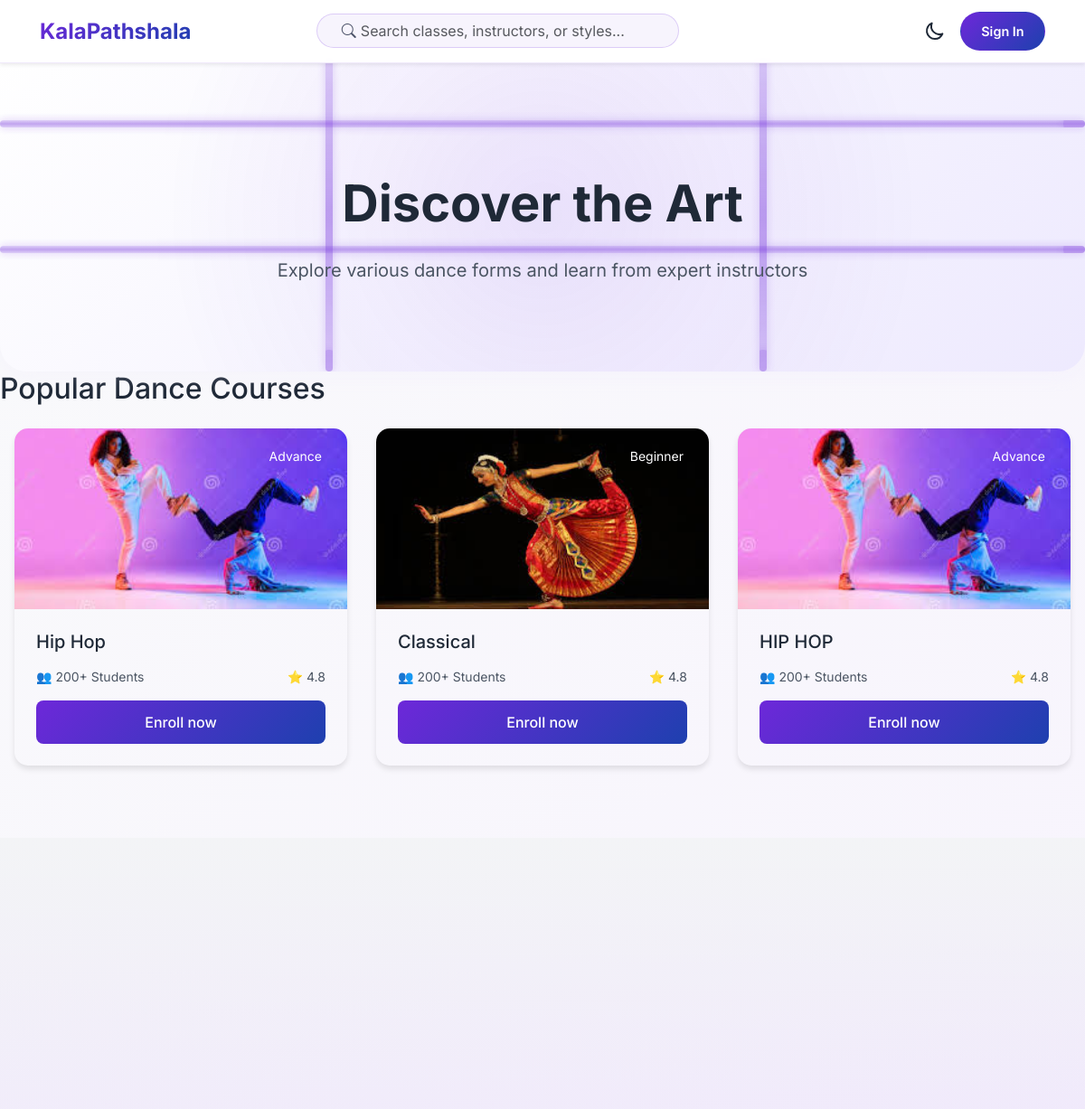
The app's page /courses/category/dance/hip-hop/, older data.
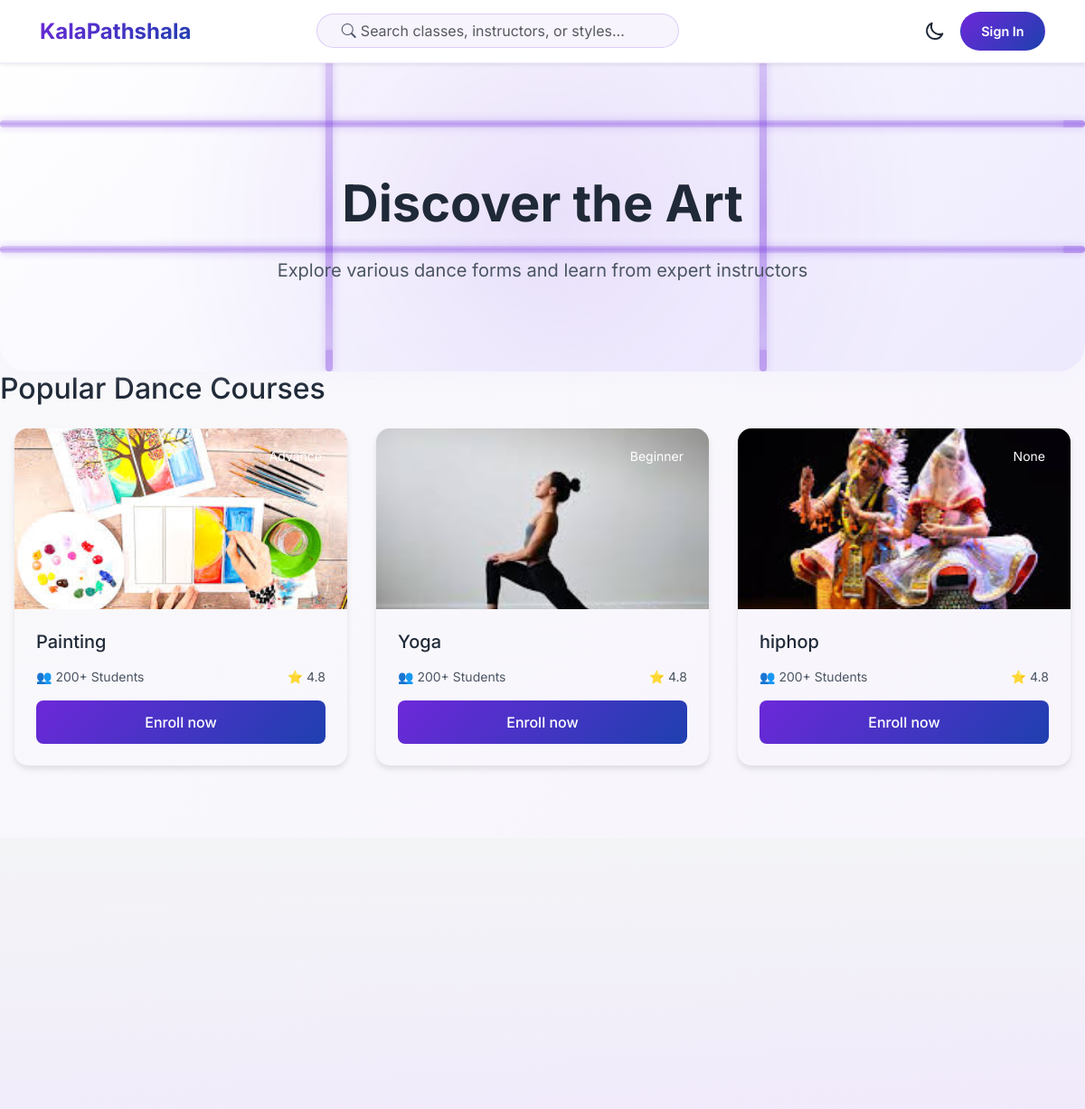
The same page, newer data.
### course/models.py (models this page shows, shortened)
class Course(models.Model):
    level_choice = (('Beginner','Beginner'),('Intermediate','Intermediate'),('Advance','Advance'))
    teacher = models.ForeignKey('account.Teacher', on_delete=models.CASCADE, related_name='courses')
    title = models.CharField(max_length=100)
    slug = models.SlugField(unique=True, null=True, blank=True)
    uid = models.UUIDField(default=uuid.uuid4, editable=False, unique=True)
    description = models.TextField()
    image = models.ImageField(upload_to='courses/')
    category = models.ForeignKey(CourseCategory, on_delete=models.CASCADE, related_name='courses')
    subcategory = models.ForeignKey(CourseSubCategory, on_delete=models.CASCADE, default='Beginner',related_name='courses')
    level = models.CharField(max_length=20, choices=level_choice, null=True, blank=True)
    duration = models.CharField(max_length=30, null=True, blank=True)
    price = models.DecimalField(max_digits=10, decimal_places=2, default=0.00)
    discount_price = models.DecimalField(max_digits=10, decimal_places=2, default=0.00)
    is_active = models.BooleanField(default=True)
    is_free = models.BooleanField(default=False)
    created_at = models.DateTimeField(auto_now_add=True)
    updated_at = models.DateTimeField(auto_now=True)

### course/views.py (the view)
# urls.py: path('category/<slug>/<sub>/',views.subcategory_courses,name='subcate_courses'),
def subcategory_courses(request, slug, sub):
    cate = get_object_or_404(models.CourseCategory, slug=slug)
    subcate = get_object_or_404(models.CourseSubCategory, slug=sub)
    course = models.Course.objects.filter(is_active = True,subcategory=subcate)
    return render(request,'courses-cards.html',{'courses':course,'cate':cate,'subcate':subcate})

### templates/courses-cards.html (shortened to what this page needs)
{% extends "index.html" %}
{% block content %}
    <link rel="stylesheet" href="styles.css">
</head>
<body>
    <div class="app">
        <header class="page-header">
            <div class="pipe-flow">
                <div class="pipe pipe-horizontal pipe-1">
                </div>
                <div class="pipe pipe-horizontal pipe-2">
                </div>
                <div class="pipe pipe-vertical pipe-3">
                </div>
                <div class="pipe pipe-vertical pipe-4">
                </div>
            </div>
            <h1 class="page-title">Discover the Art {{ subcate.title }} {{ cate.title }}</h1>
            <p class="page-subtitle">Explore various dance forms and learn from expert instructors</p>
        </header>
        <section class="course-listings">
            <div class="courses-container">
                <h2>Popular Dance Courses</h2>
                <div class="courses-grid">
                     {% if courses %}
                     {% for course in courses %}
                    <div class="course-card">
                        <div class="course-image">
                            <img src="{{course.image.url}}" alt="Kathak Basics">
                            <div class="course-level">{{course.level}}</div>
                        </div>
                        <div class="course-content">
                            <h3>{{course.title}}</h3>
                            <div class="course-stats">
                                <span>👥 200+ Students</span>
                                <span>⭐ 4.8</span>
                            </div>
                            <a href="{% url "course" course.slug %}" style='text-decoration:none;' class="explore-btn">Enroll now</a>
                        </div>
                    </div>
                    {% endfor %}
                    {% else %}
                    <div class="alert alert-success" role="alert">
                        No Courses Available
                      </div>
                    {% endif %}
                </div>
            </div>
        </section>
    </div>
    {% endblock content %}

Row changes from the older to the newer data that the page shows:
removed Course: image (picture), level "Advance", title "HIP HOP"
changed Course "Advance": image: a different picture; title "Hip Hop" → "Painting"
changed Course "Beginner": image: a different picture; title "Classical" → "Yoga"
added Course: image (picture), level "None", title "hiphop"
